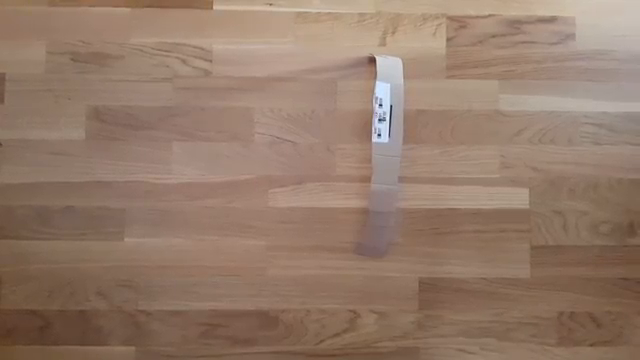
#> input picture frame 151 of Tomaten2.mp4, 640 x 360 px
$ python startTracking.py   (older library calls are emulated)
#> lines starting #> are read from the running program, lines starting #| are printed output that depends on the picture
### simulation/SimulationEngine.py
import cv2, random, time
import numpy as np
from simulation import Agent as a
from simulation import MyObjectManager as mom
from simulation import MyBehaivour as mb
#import pygame, sys
import os

width = 728
height = 1064
agentSize = 10
fps = 25
# pygame

#screen = pygame.display.set_mode((height, width))
#img = np.zeros((height,width,3), np.uint8)

delay = 1/fps

Agent = a.Agent
MyBehaivour = mb.MyBehaivour

def nothing(x):
    pass


# [28 lines left out: functions update, trackbar, not called in this run]


class gameEngine:
    #agents = MyObjectManager()

    #pygame.display.update()
    def getAgentsize(self):
        return self.agents.getAgentSize()

    def agentNumbers(self, agentSize):
        rand = random.Random()
        oldSize = self.agents.getAgentSize()
        if agentSize > oldSize:

            for i in range(0, agentSize):
                agent = Agent(oldSize + i, rand.randint(0, width), rand.randint(0, height),
                              (rand.uniform(0.0, 1.0) + 1), rand.uniform(0.0, 1.0) - 1, rand.randint(1, 4))
                self.agents.registerAgents(agent)

        elif agentSize < oldSize:
            number = oldSize - agentSize
            print(number)
            for i in range(0, number):
                self.agents.removeAgent()

    def __init__(self):
        #agents = myObjectManager.getExamplar()
        #trackbar()
        self.agents = mom.MyObjectManager()
        self.createAgents(agentSize)
        self.im = None

    def createAgents(self, anz):
#> called with anz = 10
        rand = random.Random()
        for i in range(0, anz):
            agent = Agent(i, rand.randint(0, width), rand.randint(0, height), (rand.random()+1)*5, (rand.random()-1)*5, rand.randint(1,4))
            self.agents.registerAgents(agent)

    def rederLoop(self):

    #myObjectManager = MyObjectManager()


        img = np.zeros((width, height, 3), dtype = np.uint8)
        for i in range(0, len(img)):
            img[i] = (255,238,204)  #background color
        #update()

        for i in range(0, self.agents.getAgentSize()):

            aktAgent = self.agents.getAgent(i)
            behave = MyBehaivour( self.agents, aktAgent, width, height )
            aktAgent.setBehaviour(behave)
            #pygame.display.update()
            img = aktAgent.render(img)
            aktAgent.update()

        #screen.fill((0, 0, 0))

       # aktAgent.update()
        self.im = img
        #cv2.imshow("Original", img)


simu = gameEngine()
simu.rederLoop()

### simulation/Agent.py
import cv2
import random
import numpy as np
from simulation import mymoveableObject as mmov
#import pygame

maxSpeed = 2000
color = (125,255,255)
r = 0
mymoveableObject = mmov.mymoveableObject

class Agent(mymoveableObject):
    objCounter = 0
    panicDist = 100
    separationDist = 0

    def __init__(self, id, xPos = 0.0, yPos = 0.0, xSpeed = maxSpeed, ySpeed = maxSpeed, radius = r, color = color):
        #self(xPos, yPos, xSpeed, ySpeed, 20.0, 1, 1, 0 ) #braucht hier eigene funktion
        b = random.randint(0, 255)
        g = random.randint(0, 255)
        r = random.randint(0, 255)
        self.color = (b, g, r)
        mymoveableObject.__init__(self, xPos, yPos, xSpeed, ySpeed)
        #self.pos = (xPos, yPos)
        self.radius = radius

        #self.objCounter += 1
        self.id = id

    def applyForce(self, force):
        self.force = np.divide(force, self.radius*self.radius)
        self.acceleration = force

    def render(self, screen):

        #rect = (self.pos[0], self.pos[0]+10, self.pos[1],self.pos[1]+ 20)
        rect = (self.pos[0],self.pos[1],20,10)
        #pygame.draw.ellipse(screen, (240,250,250), rect, 0)
        #img = cv2.ellipse(screen, (int(self.pos[0]), int(self.pos[1])), (5, 2), random.randint(0, 50), 0, 360, 255, 10)
        text =  str(self.color)

        img = cv2.circle(screen, (int(self.pos[0]), int(self.pos[1])), 5, self.color, cv2.FILLED)
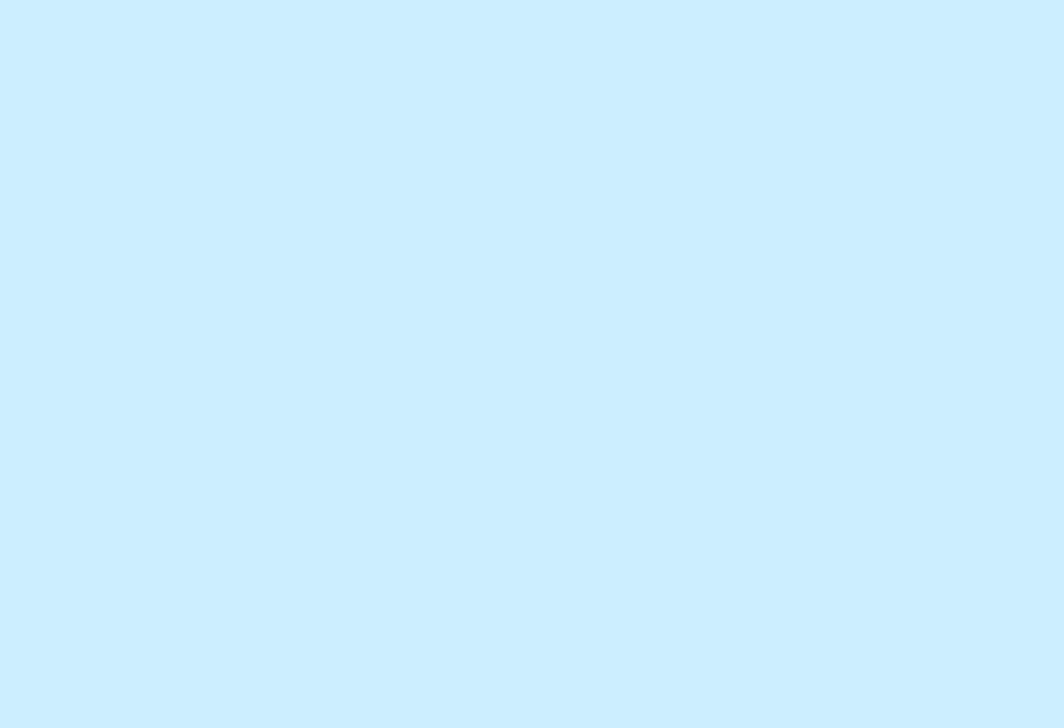
#> screen: shape (728, 1064, 3); mean of channels 0, 1, 2 255, 238, 204; drawn as B, G, R
        cv2.putText(screen, text, (int(self.pos[0]), int(self.pos[1])), cv2.FONT_HERSHEY_SIMPLEX, 0.5, 255)
       # img = cv2.applyColorMap(img, cv2.COLORMAP_JET)
        return img

### detection.py
import cv2
import numpy as np

'''
Detection class to handle detection process  single frames.
'''


class detection:


    '''
    This function is for presentation purpose, to show how properly we can segemnt overlapping .

    Parameters
    ----------
    frame: image array, needed to process watershed algorithm on
    '''

    # [37 lines left out: function watershed, not called in this run]

    '''
    Constructor for initialization

    Parameters
    ----------
    kerSize: integer, kernel size for sturcture element
    '''

    def __init__(self, kerSize = 3):

        self.kerSizeBuf =kerSize
        self.kernel = cv2.getStructuringElement(cv2.MORPH_ELLIPSE, (kerSize, kerSize))
        self.bgModel = cv2.bgsegm.createBackgroundSubtractorMOG()
        self.settings()

        self.nr = 0

        self.ext_nb = 1
        self.ext_thresh = 1500


    '''
    This function is used to set user-inputs.

    Parameters
    ----------
    morphKernel: integer, should be 3 (maybe i remove this parameter)
    distMaskSize: integer, used as mask Size for distance transfrom
    binThresh: float, binary threshold
    distkernel: integer, used to dilate results
    '''

    def settings(self, distMaskSize = 3, binThresh = 0.89, distkernel= 3): #binThresh = 0.4 simulation: 0.89
#> further down, frame is the input picture: shape (360, 640, 3); mean B, G, R 105.7, 122.7, 148.1
#> in render (call 11), `cv2.putText(screen, text, (int(self.pos[0]), int(self.pos[1])), cv2.FO..`: screen: shape (728, 1064, 3); mean of channels 0, 1, 2 255, 237.9, 204
        self.kerSize = 3

        self.maskSize = distMaskSize
        self.binaryThresh = binThresh
        self.distKernel = distkernel

        #only on change
        if self.kerSizeBuf!= self.kerSize:
            self.kernel = cv2.getStructuringElement(cv2.MORPH_CLOSE, (self.kerSize, self.kerSize))
        self.kerSizeBuf = self.kerSize

    '''
    This function is needed to detect Objects in frame.

    Parameters
    ----------
    frame: image-array, which hopefully contains objects to detect

    Returns
    ----------
    detections: array of 2D-points containing detected object-positions
    dist: binary-image-array, containing centers of detected objects
    None, None: if nothing is found
    '''

    def detectObjects(self, frame):


        detections = []
        fgmask = self.bgModel.apply(frame)
#> fgmask: shape (728, 1064); every value is 0
        #cv2.imshow("fgmask", fgmask)

        if fgmask is None:
            return None, None
        fgmask = cv2.morphologyEx(fgmask, cv2.MORPH_OPEN, self.kernel, iterations= 2)

        # perform distance transform algorithm

        dist = cv2.distanceTransform(fgmask, cv2.DIST_L2, self.maskSize)
#> dist: shape (728, 1064) float32; every value is 0
        # normalize, for presentation purpose
        cv2.normalize(dist, dist, 0, 1.0, cv2.NORM_MINMAX)

        #cv2.imshow("distance", dist)
        _, dist = cv2.threshold(dist, self.binaryThresh, 1.0, cv2.THRESH_BINARY)
        # dilating the dist image

        kernel1 = np.ones((self.distKernel, self.distKernel), dtype=np.uint8)
        dist = cv2.dilate(dist, kernel1)


        #find contours
        dist_8u = dist.astype('uint8')

        contours, hierarchy = cv2.findContours(dist_8u, cv2.RETR_TREE, cv2.CHAIN_APPROX_SIMPLE)
#> contours = []


        for cnt in contours:
            M = cv2.moments(cnt)
            "new moment\n"
            #print(M)
            if M['m00']!= 0:
                cx = int(M['m10'] / M['m00'])
                cy = int(M['m01'] / M['m00'])
                detections.append((cx, cy))
#> this loop made 0 passes
#> after the loop, detections = []
        #self.test(frame)
        return detections, dist

### simulation/mymoveableObject.py
from simulation import myobject as mo
from simulation import MyBehaivour
import numpy as np

myobject = mo.myobject

class mymoveableObject(myobject):

    def __init__(self, xPos = 0.0, yPos = 0.0, xSpeed = 0.0, ySpeed = 0.0):
        myobject.__init__(self, xPos, yPos)
        self.velocity = np.array([0,0])
        self.acceleration = np.array([0,0])
        self.speed = np.array([xSpeed,ySpeed])


    def setBehaviour(self, behaviour):
        self.behaviour = behaviour

    def update(self):
    #    try:
        self.behaviour.update()
     #   except:
     #       print("behaviour update failed")

### simulation/myobject.py
import random
import numpy as np

class myobject:

    def __init__(self, x = 0.0, y = 0.0, id = random.randint(1,2000)):
#        self.xPos = x
#        self.yPos = y
        self.pos = np.array([x,y])

### simulation/MyBehaivour.py
import numpy as np
from  simulation import Agent

class MyBehaivour:

    def __init__(self, agents, agent, width, height, tx=-1, ty=-1):
        self.tx = tx
        self.ty = ty
        self.width = width
        self.height = height
        self.agent = agent
        self.agents = agents
        self.velocity = np.array([0,0])

    # [19 lines left out: function separation, not called in this run]


    def update(self):
        # [7 lines of commented-out code are left out]
        self.agent.pos = self.agent.pos + self.agent.speed +self.agent.separationDist

        if self.agent.pos[1] > self.width or self.agent.pos[1] < 0:

            self.agent.speed[1] *= -1

        if self.agent.pos[0] > self.height or self.agent.pos[0] < 0:
            self.agent.speed[0] *= -1

### simulation/MyObjectManager.py
class MyObjectManager:

    def __init__(self):
        self.agents = {}

    def registerAgents(self, obj):
        self.agents[obj.id]=obj

    # [6 lines left out: function removeAgent, not called in this run]

    def getAgent(self, objID):
        return self.agents[objID]

    def getAgentSize(self):
        return len(self.agents)


### startTracking.py
import time, sys, cv2, json
from datetime import date
from datetime import datetime
from detection import detection
import numpy as np
import scipy.spatial.distance as scipydist
from munkres import Munkres
from tracks import track
from simulation import SimulationEngine


#initalize tracking
strikelimit = 6
threshold = 50
detections = []
delay = 1
lostTracks = []
simulation = SimulationEngine.gameEngine()

switch = 'Tracking\n0 : OFF \n1 : ON'

'''Write data into json file

Parameters
----------
filePathName: path and file Name
data: data to write

'''
def toJson(filePathName, data):

    with open(filePathName, 'w') as fp:
        json.dump(data, fp)

'''
Save trackdata

Parameters
----------
input: tracks with data to save

'''

def saveTracks(input):
    print("saving tracks...")
    now = datetime.now()
    filename = str(date.today())+ "_" + str(now.strftime("%H-%M"))
    filePathName = './' + './output' + '/' + filename + '.json'
    d = {}
    da = {}
    data = {}

    for x in range(0, len(input)-1):
        path = input[x]
        d['fps'] = path.fps
        for point in range(0, len(path.track)-1):

            vel = path.velocity[point]
            acc = path.acceleration[point]
            dirVec= path.directionVect[point]
            pos = path.track[point]
            pred = path.track[point]

            d['velocityx'] =vel[0]
            d['velocityy'] = vel[1]
            d['accelerationx'] = acc[0]
            d['accelerationx'] = acc[1]
            d['directionVectorx'] = dirVec[0]
            d['directionVectory'] = dirVec[1]
            d['datetime'] = str(path.datetime[point])
            d['position x'] =pos[0]
            d['position y'] = pos[1]
            d['predicted x'] = pred[0]
            d['predicted y'] = pred[1]
            da[point] = d
            d={}

        data[x]=da

    toJson(filePathName, data)

'''does nothing'''
def nothing(x):
    pass

'''
Assigns two point-arrays, based on euclidean distance and Munkres-algorithm.

Parameters
----------
rowMat: array 1
columnMat: array 2

Returns
----------
assignment: array of assignment indieces
distance: distance matrix
'''

def assign(rowMat, columnMat):

    distance = scipydist.cdist(rowMat, columnMat, 'euclidean') #predicted row, existing column
    dist = distance.copy()
    m = Munkres()
    return m.compute(dist), distance

'''
Swap row and column in Array of 2D-tupels.

Parameters
----------
mat: Input-array of Tupels

Returns
----------
swapped tupel-array
'''

def swap(mat):
    buf = []
    for element in mat:
        buf.append((element[1], element[0]))

    return buf

'''
This function fixes rectangular shapes and assigs two arrays.

Parameters
----------
row: array 1
column: array2

Returns
----------
assignment: 2D-Array with indices to assign arrays (array 1, array 2)
distances: 2D-Array filled with distances, of array 1 (row) and array 2 (column)
'''

def rectAssing(row, column):
    #mat1:z.b. last, mat2, existing

    if len(row) > len(column):
        assignment, distance = assign(column, row)
        assignment = swap(assignment)
        distance = np.transpose(distance)
        # sort
        assignment.sort(key=lambda x: x[0])

    else:
        assignment, distance = assign(row, column)

    return assignment, distance


'''
This function tries to find the right tracks, predict the next position and correct false estimations.
It also creates new tracks, if there are new detections.
Parameters
----------
newDetected: 2D-Array with new detections (x, y)
assignment: 2D-Array with indieces to assigned points (old detection, new detection)
distance: 2D-Array with distances between assigned points
'''

def correctPosition(newDetected = None, assignment= None, distance = None):

    cols = []

    if distance is not None:

        # row= prediction in previous detections, column = new detections

        for row, column in assignment:
            cols.append(column)

            if distance[row, column] > threshold:

                #correct false estimation and predict new postion

                correction = scipydist.pdist([detections[row].pos, newDetected[column]], 'euclidean')
                if threshold > correction:
                    distance[row, column] = correction

                    pos = newDetected[column]
                    detections[row].predict(pos)
                    detections[row].strk(False)

                #correct lost tracks, and predict new position
                #elif strikelimit >= detections[row].strike:
                else:
                    o = detections[row]
                    pred = o.pred
                    o.predict(pred)
                    o.strk()
                    cv2.circle(image, o.pos, 1, (0,0,200),20, 5)

                # one strike more

            #predict new postion
            else:

                pos = newDetected[column]
                detections[row].predict(pos)
                detections[row].strk(False)


    # appending all new
    #invert column list
    mask = np.ones(len(newDetected), np.bool)
#> mask = empty array
    mask[cols] = 0

    for x in range(0, len(newDetected)):
        if mask[x]:
            mp = newDetected[x]

            detect = track(mp, len(detections), dt, fps)
            detect.predict(mp)
            detections.append(detect)
#> after the loop, detections = []


'''
This function tries to identify detections and concatenate old and new in tracks.
----------
xy: this is a 2D-Array of detected points
frame: 2D-Array of an image

Returns
----------
nothing yet

'''
def buildTracks(xy, frame):

    oldprediction = []

    #first detection
    if len(detections) == 0:
        correctPosition(xy)

    #next detections
    else:

        delete = []
        #check for lost tracks
        for x in range(0, len(detections)):
            obj = detections[x]

            if obj.strike >= strikelimit:
                delete.append(x)
            else:
                oldprediction.append(obj.pred)

        #delete lost tracks
        for delete in sorted(delete, reverse=True):
            lostTracks.append(detections[delete])
            del detections[delete]

        if xy is None:
            return

        #assign and correct new detections
        if len(detections)!=0 and len(xy)!= 0:
            assignment, distance = rectAssing(oldprediction, xy)
            correctPosition(xy, assignment, distance)


'''
This function is used to set change process-setting via userinput.

Parameters
----------
blobs: is a detection-object, we need to update the detection-setting

Returns
----------
Boolean: decision if tracking should be acitvated or not

'''
def update(blobs):
    global bt, dk, strikelimit, threshold, dt
    #mk = cv2.getTrackbarPos("Morph Kernel", "Settings")
    bt = cv2.getTrackbarPos("Bin Threshold (%)", "Settings")
    dk = cv2.getTrackbarPos("Distance Kernel", "Settings")
    strikelimit = cv2.getTrackbarPos("Reject track at:", "Settings")
    threshold = cv2.getTrackbarPos("Assignm. Distance:", "Settings")
    blobs.settings(3, bt/100, dk)

    #simulation
    asize = cv2.getTrackbarPos("number of agents", "Settings")
    simulation.agentNumbers(asize)

    return cv2.getTrackbarPos(switch, "Settings")


'''
This function is used to set initialize the trackbar for userinputs.

Parameters
----------
blobs: is a detection-object, we need to set start values
'''

def trackbar(blobs):

    cv2.namedWindow('Settings')

    wnd = 'Kernel'

    # create trackbar for simulation
    cv2.createTrackbar("number of agents", "Settings", 1, 200, nothing)

    #create Trackbar for object detection
    #cv2.createTrackbar("Morph Kernel", "Settings", 1, 20, nothing)
    cv2.createTrackbar("Bin Threshold (%)", "Settings", 2, 100, nothing)
    cv2.createTrackbar("Distance Kernel", "Settings", 1, 20, nothing)

    #create trackbar for trackbuilding
    cv2.createTrackbar(switch, "Settings", 0, 1, nothing)
    cv2.createTrackbar("Reject track at:", "Settings", 1, 20, nothing)
    cv2.createTrackbar("Assignm. Distance:", "Settings",10,100, nothing)

    #set Values
    cv2.setTrackbarPos("number of agents", "Settings", simulation.getAgentsize())

   # cv2.setTrackbarPos("Morph Kernel", "Settings", blobs.kerSize)
    cv2.setTrackbarPos("Bin Threshold (%)", "Settings", int(blobs.binaryThresh*100))
    cv2.setTrackbarPos("Distance Kernel", "Settings", blobs.distKernel)

    cv2.setTrackbarPos("Reject track at:", "Settings", strikelimit)
    cv2.setTrackbarPos("Assignm. Distance:", "Settings",threshold)
    cv2.setTrackbarPos(switch, "Settings", 1)

    #set min values
    cv2.setTrackbarMin("number of agents", "Settings", 1)

    #cv2.setTrackbarMin("Morph Kernel", "Settings", 1)
    cv2.setTrackbarMin("Bin Threshold (%)", "Settings", 1)
    cv2.setTrackbarMin("Distance Kernel", "Settings", 1)

    cv2.setTrackbarMin("Reject track at:", "Settings", 1)
    cv2.setTrackbarMin("Assignm. Distance:", "Settings", 10)


#initalize
blobs = detection()
w = h = 5
trackbar(blobs)
framebuffer = []
cap = cv2.VideoCapture("Tomaten2.mp4")
fps = cap.get(cv2.CAP_PROP_FPS)
#dt = fps*0.25/fps#fps*0.5/fps
#dt = 1
pSpeed = 1/fps
dt = pSpeed * 2
#dt*2

ret, frame = cap.read()
frNr = 0
image = frame
objects = []

#face_cascade = cv2.CascadeClassifier("haarcascade_frontalface_default.xml")

while(1):


    simulation.rederLoop()
    img = simulation.im

    #ret, img = cap.read()
    #img = cv2.blur(img,(10,10))
    framebuffer.append(img)

    trackswitch = update(blobs)

    if frNr%delay==0:
        pass
        image = framebuffer.pop(0)

    objects, dist = blobs.detectObjects(image)

    # [11 lines of commented-out code are left out]


    if trackswitch:
        buildTracks(objects, image)

    # draw stored position, predicted position and calculated velocity
    for det in detections:
        cv2.circle(image, det.pos, 5, det.color)
        cv2.circle(image, det.pred, 10, (200,200,0))
        if len(det.veloVec)>0:
            v = det.veloVec[len(det.veloVec)-2]
            cv2.arrowedLine(image, det.pos, v, (150,20,20))
        tracks = det.track
        s=0
        # if len(tracks)>7:
        #     s = len(tracks)-7

        # draw tracks
        for x in range(s, len(tracks) - 1):
            pos = tracks[x]
            pred = tracks[x + 1]
            x = int(pos[0])
            y = int(pos[1])
            px = int(pred[0])
            py = int(pred[1])
            color = det.color
            cv2.line(image, (x, y), (px, py), color)
    # draw detected objects
    if objects is not None:
        for obj in objects:
            cv2.circle(image, obj, 5, (0,0,200))

    # draw detected cores
    if dist is not None:
        pass
        cv2.imshow('Distance transformed Image', dist)

    # show image and draws
    if image is not None:
        cv2.imshow("Detected", image)
    else:
        break

    time.sleep(pSpeed)

    k = cv2.waitKey(1) & 0xFF
#> (key q is pressed here)

    if k == ord('q'):
        break

    elif k == 27:
        break
    frNr += 1
input = lostTracks
for det in detections:
    input.append(det)
#> after the loop, input = []
saveTracks(input)
#> after the loop in saveTracks, `for x in range(0, len(input)-1):`: da = 0 items
cv2.destroyAllWindows()
